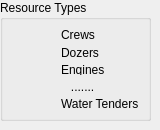
   <widget class="QWidget" name="rescPage">
    <widget class="QGroupBox" name="rescBox">
     <property name="geometry">
      <rect>
       <x>0</x>
       <y>0</y>
       <width>151</width>
       <height>121</height>
      </rect>
     </property>
     <property name="title">
      <string>Resource Types</string>
     </property>
     <layout class="QGridLayout" name="gridLayout_2">
      <item row="4" column="1">
       <widget class="QLabel" name="label_14">
        <property name="text">
         <string>Water Tenders</string>
        </property>
       </widget>
      </item>
      <item row="0" column="0">
       <spacer name="horizontalSpacer_2">
        <property name="orientation">
         <enum>Qt::Horizontal</enum>
        </property>
        <property name="sizeHint" stdset="0">
         <size>
          <width>38</width>
          <height>10</height>
         </size>
        </property>
       </spacer>
      </item>
      <item row="0" column="1">
       <widget class="QLabel" name="label_8">
        <property name="text">
         <string>Crews</string>
        </property>
       </widget>
      </item>
      <item row="3" column="1">
       <widget class="QLabel" name="label_13">
        <property name="text">
         <string>   .......</string>
        </property>
       </widget>
      </item>
      <item row="1" column="1">
       <widget class="QLabel" name="label_10">
        <property name="text">
         <string>Dozers</string>
        </property>
       </widget>
      </item>
      <item row="2" column="1">
       <widget class="QLabel" name="label_9">
        <property name="text">
         <string>Engines</string>
        </property>
       </widget>
      </item>
     </layout>
    </widget>
   </widget>
